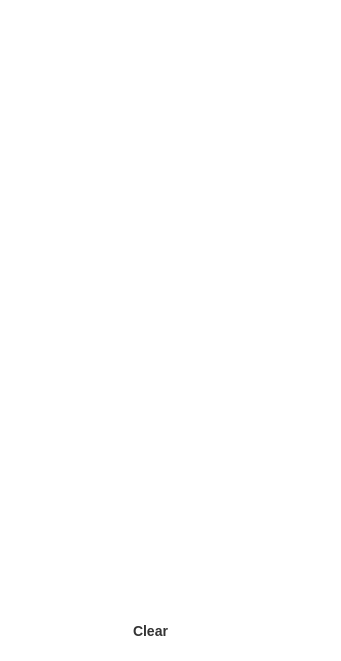
     <widget class="QFrame" name="frame_4">
      <property name="geometry">
       <rect>
        <x>40</x>
        <y>50</y>
        <width>341</width>
        <height>661</height>
       </rect>
      </property>
      <property name="styleSheet">
       <string notr="true">QWidget {
    background-color: transparent;
    color: white;
    font-family: Arial;
    font-size: 14px;
    border-radius: 8px;
    padding: 12px;
/*#003e46*/
}

QLineEdit, QTextEdit {
    /*background-color: #19666f;*/
background-color: transparent;
border:1px solid white;
    border-radius: 4px;
    padding: 4px;
    color: white;
}

QLineEdit:focus, QTextEdit:focus {
    border: 2px solid #d35400;
}

QLabel {
    color: white;
}

QPushButton {
    background-color: #d35400;
    color: white;
    border-radius: 4px;
    padding: 6px;
    font-weight: bold;
}

QPushButton:hover {
    background-color: #e67e22;
}

QComboBox {
    background-color: #19666f;
    border-radius: 4px;
    padding: 4px;
    color: white;
}

QComboBox::drop-down {
    width: 20px;
}

QComboBox::down-arrow {
    image: url(:/icons/dark/arrow_down.png);
    width: 16px;
    height: 16px;
}

QComboBox::down-arrow:on {
    transform: rotate(180deg);
}
QDateEdit {
   /* background-color: #19666f;*/
background-color:transparent;
border:1px solid white;
    color: white;
}

QDateEdit::down-button, QDateEdit::up-button {
    subcontrol-origin: border;
    subcontrol-position: center right;
    width: 16px;
    height: 16px;
    background-color: #19666f;
}

QDateEdit::down-arrow, QDateEdit::up-arrow {
    width: 12px;
    height: 12px;
    image: url(:/icons/dark/arrow_down.png);
}
QComboBox{
background-color:transparent;
border:1px solid white;

}</string>
      </property>
      <property name="frameShape">
       <enum>QFrame::StyledPanel</enum>
      </property>
      <property name="frameShadow">
       <enum>QFrame::Raised</enum>
      </property>
      <widget class="QLineEdit" name="le_droit_daccess">
       <property name="geometry">
        <rect>
         <x>120</x>
         <y>340</y>
         <width>161</width>
         <height>22</height>
        </rect>
       </property>
      </widget>
      <widget class="QLineEdit" name="le_adresse">
       <property name="geometry">
        <rect>
         <x>120</x>
         <y>400</y>
         <width>161</width>
         <height>21</height>
        </rect>
       </property>
      </widget>
      <widget class="QLineEdit" name="le_mdp">
       <property name="geometry">
        <rect>
         <x>120</x>
         <y>460</y>
         <width>161</width>
         <height>22</height>
        </rect>
       </property>
      </widget>
      <widget class="QLabel" name="label_9">
       <property name="geometry">
        <rect>
         <x>10</x>
         <y>440</y>
         <width>61</width>
         <height>51</height>
        </rect>
       </property>
       <property name="text">
        <string>sexe</string>
       </property>
      </widget>
      <widget class="QLabel" name="label_8">
       <property name="geometry">
        <rect>
         <x>10</x>
         <y>380</y>
         <width>81</width>
         <height>51</height>
        </rect>
       </property>
       <property name="text">
        <string>adresse</string>
       </property>
      </widget>
      <widget class="QLabel" name="label_7">
       <property name="geometry">
        <rect>
         <x>10</x>
         <y>320</y>
         <width>61</width>
         <height>61</height>
        </rect>
       </property>
       <property name="text">
        <string>age</string>
       </property>
      </widget>
      <widget class="QLineEdit" name="le_satut">
       <property name="geometry">
        <rect>
         <x>120</x>
         <y>290</y>
         <width>161</width>
         <height>22</height>
        </rect>
       </property>
      </widget>
      <widget class="QLabel" name="label_5">
       <property name="geometry">
        <rect>
         <x>10</x>
         <y>210</y>
         <width>81</width>
         <height>51</height>
        </rect>
       </property>
       <property name="text">
        <string>fonction</string>
       </property>
      </widget>
      <widget class="QLineEdit" name="le_num_tel">
       <property name="geometry">
        <rect>
         <x>120</x>
         <y>180</y>
         <width>161</width>
         <height>22</height>
        </rect>
       </property>
      </widget>
      <widget class="QLineEdit" name="le_email">
       <property name="geometry">
        <rect>
         <x>120</x>
         <y>130</y>
         <width>161</width>
         <height>22</height>
        </rect>
       </property>
      </widget>
      <widget class="QLineEdit" name="le_id">
       <property name="geometry">
        <rect>
         <x>120</x>
         <y>80</y>
         <width>161</width>
         <height>22</height>
        </rect>
       </property>
      </widget>
      <widget class="QLineEdit" name="le_nom">
       <property name="geometry">
        <rect>
         <x>120</x>
         <y>30</y>
         <width>161</width>
         <height>21</height>
        </rect>
       </property>
      </widget>
      <widget class="QLabel" name="label">
       <property name="geometry">
        <rect>
         <x>10</x>
         <y>10</y>
         <width>61</width>
         <height>61</height>
        </rect>
       </property>
       <property name="text">
        <string>nom</string>
       </property>
      </widget>
      <widget class="QLabel" name="label_2">
       <property name="geometry">
        <rect>
         <x>10</x>
         <y>70</y>
         <width>41</width>
         <height>41</height>
        </rect>
       </property>
       <property name="text">
        <string>id</string>
       </property>
      </widget>
      <widget class="QLabel" name="label_3">
       <property name="geometry">
        <rect>
         <x>10</x>
         <y>120</y>
         <width>61</width>
         <height>51</height>
        </rect>
       </property>
       <property name="text">
        <string>email</string>
       </property>
      </widget>
      <widget class="QLabel" name="label_4">
       <property name="geometry">
        <rect>
         <x>10</x>
         <y>160</y>
         <width>81</width>
         <height>51</height>
        </rect>
       </property>
       <property name="text">
        <string>num_tel</string>
       </property>
      </widget>
      <widget class="QLabel" name="label_6">
       <property name="geometry">
        <rect>
         <x>10</x>
         <y>280</y>
         <width>61</width>
         <height>41</height>
        </rect>
       </property>
       <property name="text">
        <string>statut</string>
       </property>
      </widget>
      <widget class="QComboBox" name="le_fonction">
       <property name="geometry">
        <rect>
         <x>120</x>
         <y>230</y>
         <width>161</width>
         <height>22</height>
        </rect>
       </property>
       <item>
        <property name="text">
         <string>chef</string>
        </property>
       </item>
       <item>
        <property name="text">
         <string>membre</string>
        </property>
       </item>
      </widget>
      <widget class="QLineEdit" name="le_RFID">
       <property name="geometry">
        <rect>
         <x>120</x>
         <y>510</y>
         <width>161</width>
         <height>22</height>
        </rect>
       </property>
      </widget>
      <widget class="QLabel" name="label_13">
       <property name="geometry">
        <rect>
         <x>10</x>
         <y>500</y>
         <width>61</width>
         <height>41</height>
        </rect>
       </property>
       <property name="text">
        <string>RFID</string>
       </property>
      </widget>
      <widget class="QLabel" name="label_RFIDInfo">
       <property name="geometry">
        <rect>
         <x>280</x>
         <y>500</y>
         <width>111</width>
         <height>41</height>
        </rect>
       </property>
       <property name="text">
        <string/>
       </property>
       <property name="alignment">
        <set>Qt::AlignRight|Qt::AlignTrailing|Qt::AlignVCenter</set>
       </property>
      </widget>
      <widget class="QPushButton" name="le_add">
       <property name="geometry">
        <rect>
         <x>20</x>
         <y>550</y>
         <width>61</width>
         <height>51</height>
        </rect>
       </property>
       <property name="styleSheet">
        <string notr="true">QPushButton {
   background-color: #fff;
   border: none;
   color: #333;
   padding: 10px 20px;
   text-align: center;
   text-decoration: none;
   display: inline-block;
   font-size: 14px;
   margin: 4px 2px;
   cursor: pointer;
   border-radius: 16px;

}

QPushButton:hover {
   background-color: #EF829B;
}</string>
       </property>
       <property name="text">
        <string/>
       </property>
       <property name="icon">
        <iconset resource="res.qrc">
         <normaloff>:/icons/icons/feather/user-plus.svg</normaloff>:/icons/icons/feather/user-plus.svg</iconset>
       </property>
       <property name="iconSize">
        <size>
         <width>16</width>
         <height>16</height>
        </size>
       </property>
      </widget>
      <widget class="QPushButton" name="le_modifier">
       <property name="geometry">
        <rect>
         <x>130</x>
         <y>550</y>
         <width>61</width>
         <height>51</height>
        </rect>
       </property>
       <property name="styleSheet">
        <string notr="true">QPushButton {
   background-color: #fff;
   border: none;
   color: #333;
   padding: 10px 20px;
   text-align: center;
   text-decoration: none;
   display: inline-block;
   font-size: 14px;
   margin: 4px 2px;
   cursor: pointer;
   border-radius: 16px;

}

QPushButton:hover {
   background-color: #EF829B;
}</string>
       </property>
       <property name="text">
        <string/>
       </property>
       <property name="icon">
        <iconset resource="res.qrc">
         <normaloff>:/icons/icons/feather/edit-3.svg</normaloff>:/icons/icons/feather/edit-3.svg</iconset>
       </property>
       <property name="iconSize">
        <size>
         <width>16</width>
         <height>16</height>
        </size>
       </property>
      </widget>
      <widget class="QPushButton" name="bouton_supp">
       <property name="geometry">
        <rect>
         <x>230</x>
         <y>550</y>
         <width>61</width>
         <height>51</height>
        </rect>
       </property>
       <property name="styleSheet">
        <string notr="true">QPushButton {
   background-color: #fff;
   border: none;
   color: #333;
   padding: 10px 20px;
   text-align: center;
   text-decoration: none;
   display: inline-block;
   font-size: 14px;
   margin: 4px 2px;
   cursor: pointer;
   border-radius: 16px;

}

QPushButton:hover {
   background-color: #EF829B;
}</string>
       </property>
       <property name="text">
        <string/>
       </property>
       <property name="icon">
        <iconset resource="res.qrc">
         <normaloff>:/icons/icons/feather/trash.svg</normaloff>:/icons/icons/feather/trash.svg</iconset>
       </property>
       <property name="iconSize">
        <size>
         <width>16</width>
         <height>16</height>
        </size>
       </property>
      </widget>
      <widget class="QPushButton" name="button_sup_5">
       <property name="geometry">
        <rect>
         <x>100</x>
         <y>610</y>
         <width>101</width>
         <height>41</height>
        </rect>
       </property>
       <property name="styleSheet">
        <string notr="true">QPushButton {
   background-color: #fff;
   border: none;
   color: #333;
   padding: 10px 20px;
   text-align: center;
   text-decoration: none;
   display: inline-block;
   font-size: 14px;
   margin: 4px 2px;
   cursor: pointer;
   border-radius: 16px;

}

QPushButton:hover {
   background-color: #EF829B;
}</string>
       </property>
       <property name="text">
        <string>Clear</string>
       </property>
       <property name="icon">
        <iconset>
         <normaloff>:/ico/icons/delete.svg</normaloff>:/ico/icons/delete.svg</iconset>
       </property>
      </widget>
      <zorder>le_adresse</zorder>
      <zorder>le_mdp</zorder>
      <zorder>label_9</zorder>
      <zorder>label_8</zorder>
      <zorder>label_7</zorder>
      <zorder>le_droit_daccess</zorder>
      <zorder>le_satut</zorder>
      <zorder>label_5</zorder>
      <zorder>le_num_tel</zorder>
      <zorder>le_email</zorder>
      <zorder>le_id</zorder>
      <zorder>le_nom</zorder>
      <zorder>label</zorder>
      <zorder>label_2</zorder>
      <zorder>label_3</zorder>
      <zorder>label_4</zorder>
      <zorder>label_6</zorder>
      <zorder>le_fonction</zorder>
      <zorder>le_RFID</zorder>
      <zorder>label_13</zorder>
      <zorder>label_RFIDInfo</zorder>
      <zorder>le_add</zorder>
      <zorder>le_modifier</zorder>
      <zorder>bouton_supp</zorder>
      <zorder>button_sup_5</zorder>
     </widget>
